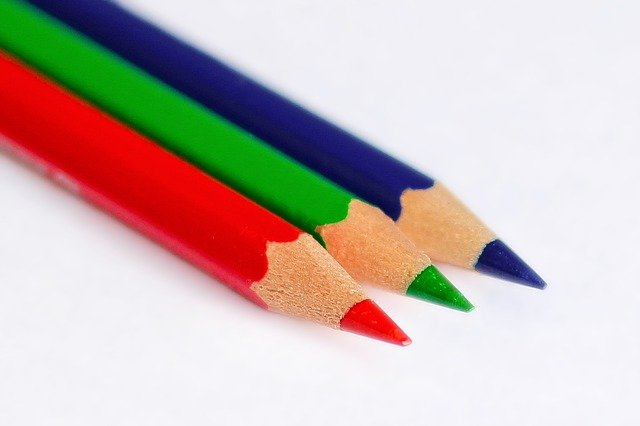
#> input picture images/colorchannel.jpg, 640 x 426 px, found by its file name
$ python color_channel.py
#> lines starting #> are read from the running program, lines starting #| are printed output that depends on the picture
import numpy as np
import cv2

img = cv2.imread('images/colorchannel.jpg')
#> img is the input picture: shape (426, 640, 3); mean B, G, R 179.8, 184.8, 200.8
print(img.shape)
#| (426, 640, 3)
# (427, 640, 3) -> 3개의 채널(b,g,r)로 구성된 427x640 픽셀 이미지

# color channel로 이미지 분리
# b,g,r 순서이기 때문에 [:,:,0] -> 전체 행렬 중 첫번째 인덱스 즉 blue
b = img[:, :, 0]
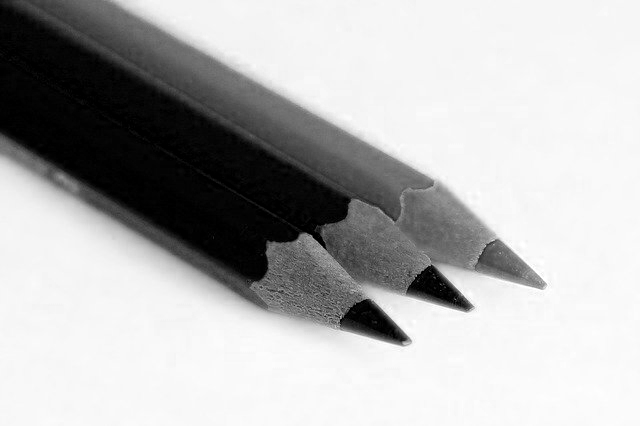
#> b: shape (426, 640); min 0, max 255, mean 179.8
# green
g = img[:, :, 1]
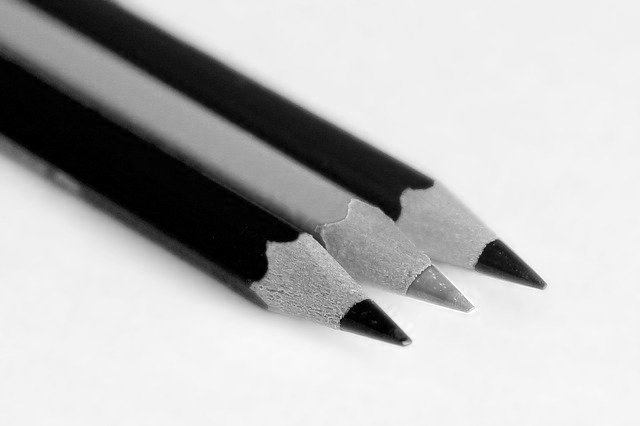
#> g: shape (426, 640); min 0, max 255, mean 184.8
# red
r = img[:, :, 2]
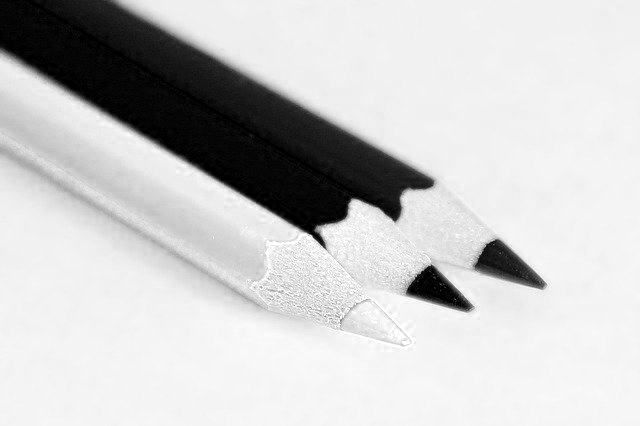
#> r: shape (426, 640); min 0, max 255, mean 200.8

while True:
    cv2.imshow('img', img)
    cv2.imshow('blue', b)
    cv2.imshow('green', g)
    cv2.imshow('red', r)
    cv2.waitKey(0)
    cv2.destroyAllWindows()
    break

# 분리한 이미지가 gray scale로 보이는 이유
print(b.shape)
#| (426, 640)
# 원본 이미지는 3채널을 가졌지만 분리된 이미지는 채널이 1개만 존재하기 때문

# 그레이스케일이기 때문에 분리된 이미지는 0~255의 값을 가짐
# 각 채널에서 각 b,g,r에 해당되는 색을 가진 부분이 밝게 보인다
# 해당 채널에서 높은 값(255에 가까울수록 밝아짐)을 갖기 때문

#######################################################################
# 채널을 분리하는 다른 방법 -> split
# img_b, img_g, img_r = cv2.split(img)
# cv2.imshow('img_b', img_b)
# cv2.imshow('img_g', img_g)
# cv2.imshow('img_R', img_r)
#######################################################################

# 그레이스케일말고 색깔로 표현 -> merge
zeros = np.zeros((img.shape[0], img.shape[1]), dtype='uint8')
img_b = cv2.merge([b, zeros, zeros])
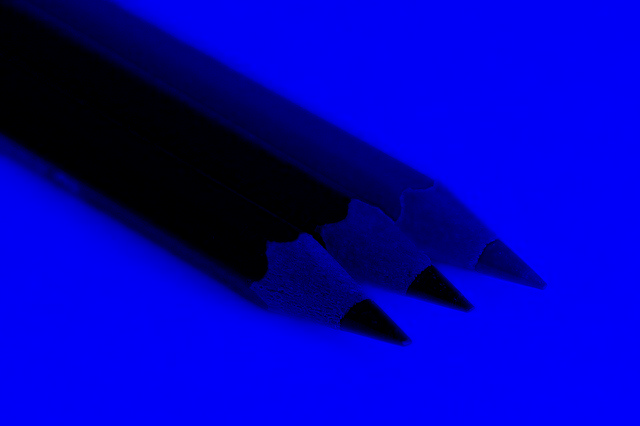
#> img_b: shape (426, 640, 3); mean of channels 0, 1, 2 179.8, 0, 0; drawn as B, G, R
img_g = cv2.merge([zeros, g, zeros])
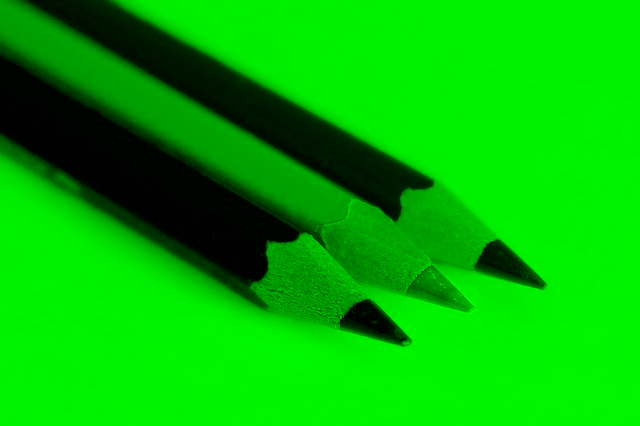
#> img_g: shape (426, 640, 3); mean of channels 0, 1, 2 0, 184.8, 0; drawn as B, G, R
img_r = cv2.merge([zeros, zeros, r])
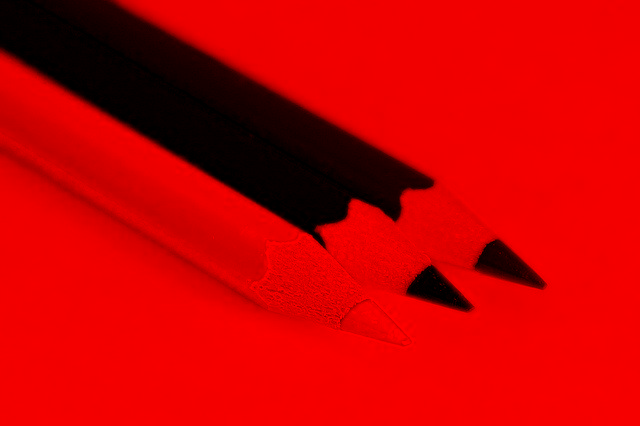
#> img_r: shape (426, 640, 3); mean of channels 0, 1, 2 0, 0, 200.8; drawn as B, G, R


# 마찬가지로 각 색깔 채널에 해당되는 색을 가진 부분이 밝게 보임
while True:
    cv2.imshow('img', img)
    cv2.imshow('img_b', img_b)
    cv2.imshow('img_g', img_g)
    cv2.imshow('img_r', img_r)

    cv2.waitKey(0)
    cv2.destroyAllWindows()
    break

$ run again, with images/chess.jpg copied over images/colorchannel.jpg
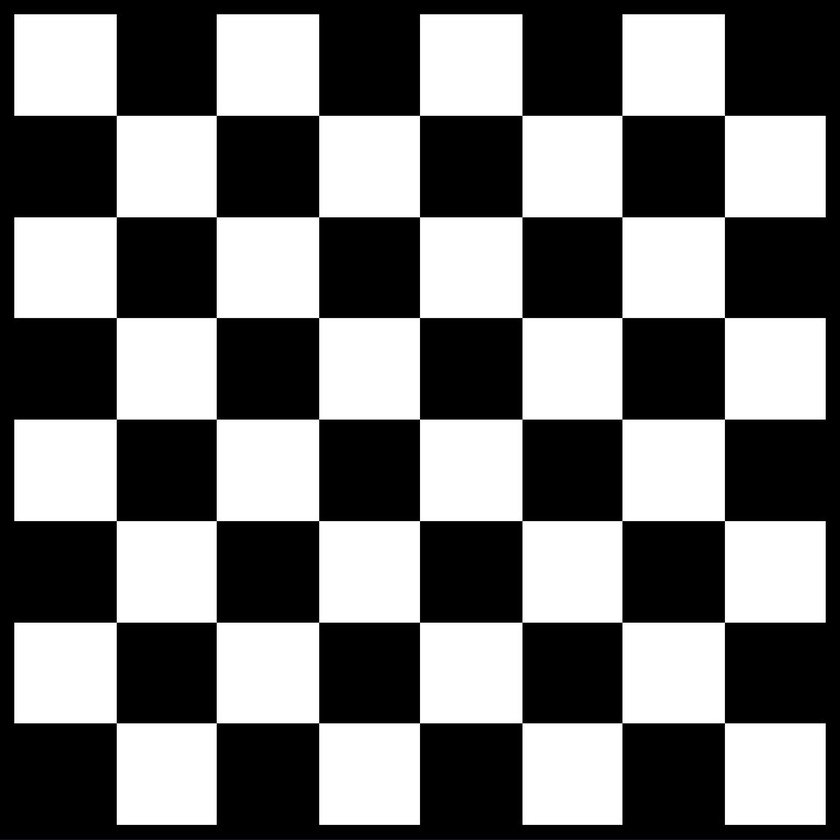
#> input picture images/chess.jpg, 840 x 840 px, shrunk from 1000 x 1001 before the run, found by its file name
#> img is the input picture: shape (840, 840, 3); mean B, G, R 118.9, 118.8, 118.8
#| (840, 840, 3)
#| (840, 840)
#> `img_g = cv2.merge([zeros, g, zeros])`:
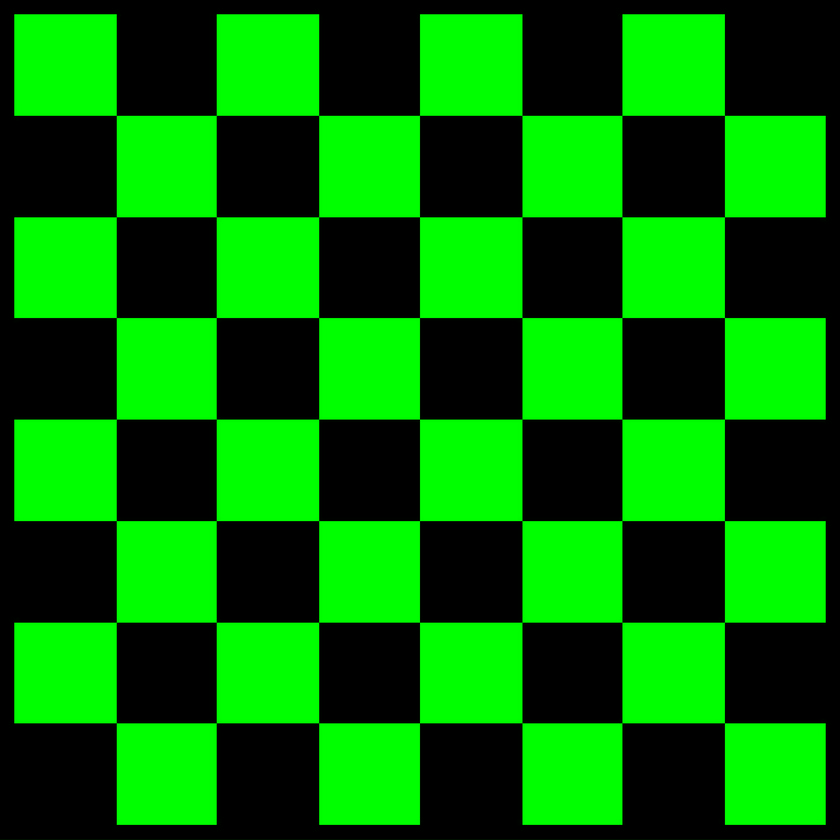
#> img_g: shape (840, 840, 3); mean of channels 0, 1, 2 0, 118.8, 0; drawn as B, G, R
#> `img_r = cv2.merge([zeros, zeros, r])`:
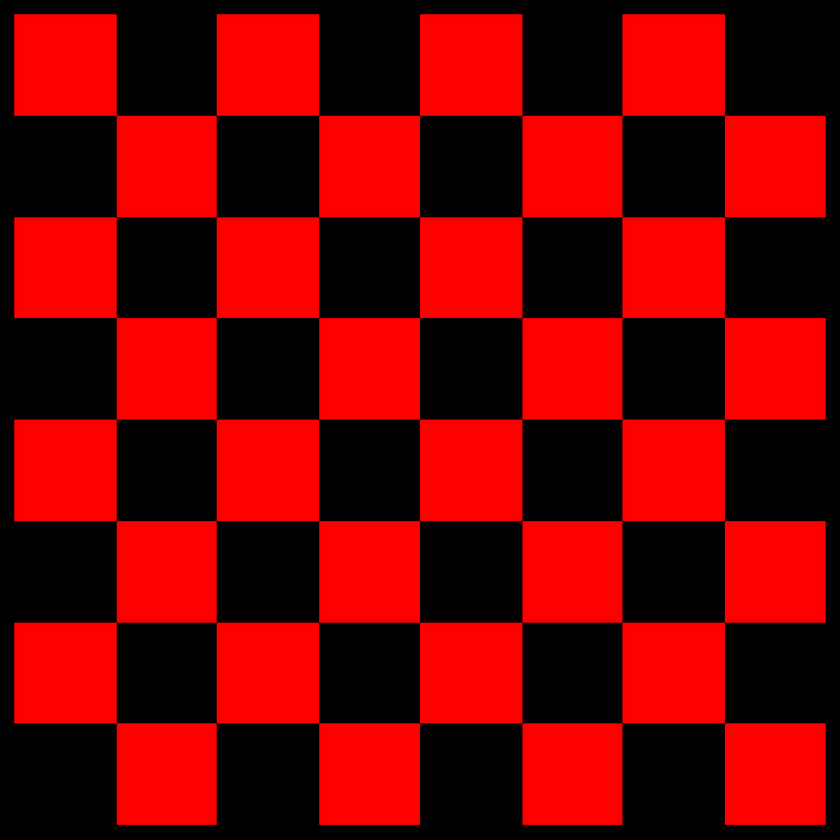
#> img_r: shape (840, 840, 3); mean of channels 0, 1, 2 0, 0, 118.8; drawn as B, G, R
